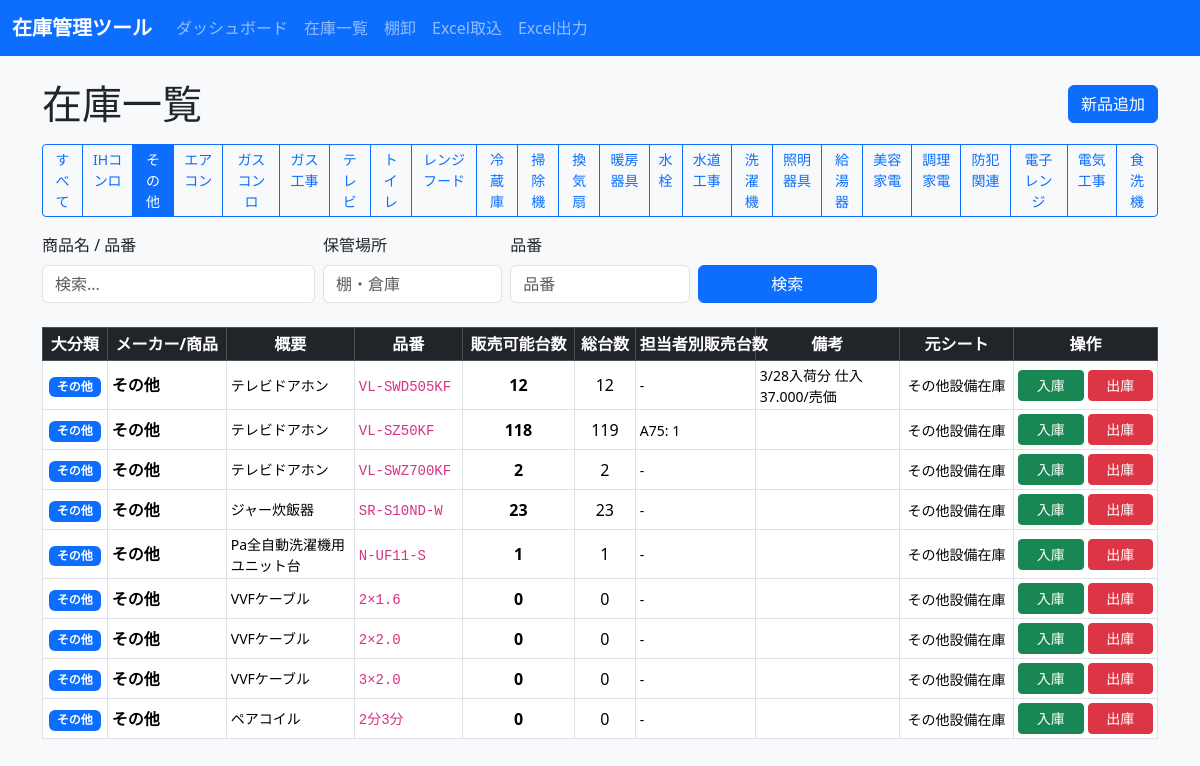
Screenshot of /inventory?big_category=その他&q=&sku=&location= with the database file from the repository.
### tables this page shows
CREATE TABLE products (
            id INTEGER PRIMARY KEY AUTOINCREMENT,
            source_sheet TEXT,
            source_row INTEGER,
            big_category TEXT,
            maker_or_product TEXT,
            overview TEXT,
            sku TEXT NOT NULL,
            stock_status TEXT,
            display_flag TEXT,
            available_stock INTEGER NOT NULL DEFAULT 0,
            total_stock INTEGER NOT NULL DEFAULT 0,
            reorder_point INTEGER NOT NULL DEFAULT 0,
            staff_stock_json TEXT,
            notes TEXT,
            imported_at TEXT,
            current_stock INTEGER NOT NULL DEFAULT 0,
            name TEXT NOT NULL,
            category TEXT,
            location TEXT,
            last_in_date TEXT,
            last_out_date TEXT,
            created_at TEXT NOT NULL,
            updated_at TEXT NOT NULL
        );

### inventory_app/app.py (the view)
@app.route("/inventory")
def inventory():
    params = parse_search_args()
    sql, values = build_product_query(params)
    conn = get_db_connection()
    products = conn.execute(sql, values).fetchall()
    big_categories_result = conn.execute(
        "SELECT DISTINCT big_category FROM products WHERE big_category IS NOT NULL AND big_category != '' ORDER BY big_category"
    ).fetchall()
    big_categories = [row[0] for row in big_categories_result]
    conn.close()
    return render_template(
        "inventory.html",
        products=products,
        params=params,
        big_categories=big_categories,
    )

### inventory_app/app.py (called while the page is built)
def get_db_connection():
    conn = sqlite3.connect(DB_PATH)
    conn.row_factory = sqlite3.Row
    return conn

def format_staff_stock_display(staff_stock_json):
    if not staff_stock_json:
        return "-"
    try:
        data = json.loads(staff_stock_json)
        non_zero = {k: v for k, v in data.items() if v != 0}
        if not non_zero:
            return "-"
        return Markup("<br>".join([f"{escape(k)}: {escape(v)}" for k, v in non_zero.items()]))
    except Exception:
        return "-"

def parse_search_args():
    return {
        "q": request.args.get("q", "", type=str).strip(),
        "sku": request.args.get("sku", "", type=str).strip(),
        "big_category": request.args.get("big_category", "", type=str).strip(),
        "location": request.args.get("location", "", type=str).strip(),
    }

def build_product_query(params):
    sql = "SELECT * FROM products WHERE 1=1"
    values = []
    if params["q"]:
        sql += " AND (name LIKE ? OR sku LIKE ? OR big_category LIKE ? OR maker_or_product LIKE ? OR overview LIKE ? OR notes LIKE ? OR source_sheet LIKE ? OR category LIKE ? OR location LIKE ? OR staff_stock_json LIKE ? )"
        term = f"%{params['q']}%"
        values.extend([term] * 10)
    if params["sku"]:
        sql += " AND sku LIKE ?"
        values.append(f"%{params['sku']}%")
    if params["big_category"]:
        sql += " AND big_category = ?"
        values.append(params["big_category"])
    if params["location"]:
        sql += " AND location LIKE ?"
        values.append(f"%{params['location']}%")
    sql += " ORDER BY name ASC"
    return sql, values

### inventory_app/templates/inventory.html (shortened to what this page needs)
{% extends 'base.html' %}
{% block content %}
  <div class="d-flex justify-content-between align-items-center mb-3">
    <h1 class="mb-0">在庫一覧</h1>
    <a href="{{ url_for('inventory_new') }}" class="btn btn-primary">新品追加</a>
  </div>
  <div class="mb-3">
    <div class="btn-group" role="group">
      <a href="{{ url_for('inventory') }}" class="btn btn-sm {% if not params.big_category %}btn-primary{% else %}btn-outline-primary{% endif %}">すべて</a>
      {% for category in big_categories %}
        <a href="{{ url_for('inventory', big_category=category, q=params.q, sku=params.sku, location=params.location) }}" class="btn btn-sm {% if params.big_category == category %}btn-primary{% else %}btn-outline-primary{% endif %}">{{ category }}</a>
      {% endfor %}
    </div>
  </div>
  <form method="get" class="row gy-2 gx-2 align-items-end mb-4">
    <div class="col-md-3">
      <label class="form-label">商品名 / 品番</label>
      <input type="text" name="q" value="{{ params.q }}" class="form-control" placeholder="検索...">
    </div>
    <div class="col-md-2">
      <label class="form-label">保管場所</label>
      <input type="text" name="location" value="{{ params.location }}" class="form-control" placeholder="棚・倉庫">
    </div>
    <div class="col-md-2">
      <label class="form-label">品番</label>
      <input type="text" name="sku" value="{{ params.sku }}" class="form-control" placeholder="品番">
    </div>
    <div class="col-md-2">
      <button type="submit" class="btn btn-primary w-100">検索</button>
    </div>
  </form>
  <div class="table-responsive">
    <table class="table table-bordered table-hover align-middle table-sm stock-table">
      <thead class="table-dark sticky-top">
        <tr>
          <th class="text-center">大分類</th>
          <th>メーカー/商品</th>
          <th class="stock-table-overview">概要</th>
          <th>品番</th>
          <th class="text-center">販売可能台数</th>
          <th class="text-center">総台数</th>
          <th class="stock-table-staff">担当者別販売台数</th>
          <th class="stock-table-notes">備考</th>
          <th class="text-center stock-table-source">元シート</th>
          <th class="text-center stock-table-actions-col">操作</th>
        </tr>
      </thead>
      <tbody>
        {% for product in products %}
          {% set status = '' %}
          {% set status_color = '' %}
          {% if product.available_stock == 0 %}
            {% set status = '在庫0' %}
            {% set status_color = 'bg-danger bg-opacity-10' %}
          {% elif product.reorder_point > 0 and product.available_stock <= product.reorder_point %}
            {% set status = '低在庫' %}
            {% set status_color = 'bg-warning bg-opacity-10' %}
          {% else %}
            {% set status = '正常' %}
            {% set status_color = 'bg-success bg-opacity-10' %}
          {% endif %}
          <tr class="{{ status_color }}">
            <td class="text-center"><span class="badge bg-primary">{{ product.big_category }}</span></td>
            <td><strong>{{ product.maker_or_product }}</strong></td>
            <td class="stock-table-overview"><small>{{ product.overview }}</small></td>
            <td><code>{{ product.sku }}</code></td>
            <td class="text-center"><strong>{{ product.available_stock }}</strong></td>
            <td class="text-center">{{ product.total_stock }}</td>
            <td class="stock-table-staff"><small>{{ product.staff_stock_json | format_staff_stock }}</small></td>
            <td class="stock-table-notes"><small>{{ product.notes }}</small></td>
            <td class="text-center stock-table-source"><small>{{ product.source_sheet }}</small></td>
            <td class="stock-table-actions-col">
              <div class="inventory-actions" role="group">
                <a href="{{ url_for('stock_operate', product_id=product.id, type='inbound') }}" class="btn btn-sm btn-success" title="入庫">入庫</a>
                <a href="{{ url_for('stock_operate', product_id=product.id, type='outbound') }}" class="btn btn-sm btn-danger" title="出庫">出庫</a>
              </div>
            </td>
          </tr>
        {% else %}
          <tr>
            <td colspan="10" class="text-center text-muted py-4">
              <i class="bi bi-inbox"></i> 該当する商品が見つかりません。
            </td>
          </tr>
        {% endfor %}
      </tbody>
    </table>
  </div>
{% endblock %}

### inventory_app/static/style.css (style rules this page uses)
body { background-color: #f8f9fa; }
.table th, .table td { vertical-align: middle; }
.stock-table-overview { max-width: 8rem; width: 8rem; }
td.stock-table-overview small { display: block; max-height: 2.5rem; overflow: hidden; }
.stock-table-staff { max-width: 7.5rem; width: 7.5rem; }
.stock-table-notes { max-width: 9rem; width: 9rem; }
td.stock-table-notes small { display: block; max-height: 2.5rem; overflow: hidden; }
.stock-table-source { min-width: 6.5rem; white-space: nowrap; }
.stock-table thead th { text-align: center; white-space: nowrap; }
.stock-table-actions-col { min-width: 9rem; width: 9rem; }
.inventory-actions { display: grid; grid-template-columns: repeat(2, minmax(4rem, 1fr)); gap: 0.25rem; }

### rows the page displays
products: big_category "その他", maker_or_product "その他", overview "テレビドアホン", sku "VL-SWD505KF", available_stock "12", total_stock "12", staff_stock_json "-", notes "3/28入荷分…", source_sheet "その他設備在庫"
products: big_category "その他", maker_or_product "その他", overview "テレビドアホン", sku "VL-SZ50KF", available_stock "118", total_stock "119", staff_stock_json "A75: 1", source_sheet "その他設備在庫"
products: big_category "その他", maker_or_product "その他", overview "テレビドアホン", sku "VL-SWZ700KF", available_stock "2", total_stock "2", staff_stock_json "-", source_sheet "その他設備在庫"
products: big_category "その他", maker_or_product "その他", overview "ジャー炊飯器", sku "SR-S10ND-W", available_stock "23", total_stock "23", staff_stock_json "-", source_sheet "その他設備在庫"
products: big_category "その他", maker_or_product "その他", overview "Pa全自動洗濯機用ユニット台", sku "N-UF11-S", available_stock "1", total_stock "1", staff_stock_json "-", source_sheet "その他設備在庫"
products: big_category "その他", maker_or_product "その他", overview "VVFケーブル", sku "2×1.6", available_stock "0", total_stock "0", staff_stock_json "-", source_sheet "その他設備在庫"
products: big_category "その他", maker_or_product "その他", overview "VVFケーブル", sku "2×2.0", available_stock "0", total_stock "0", staff_stock_json "-", source_sheet "その他設備在庫"
products: big_category "その他", maker_or_product "その他", overview "VVFケーブル", sku "3×2.0", available_stock "0", total_stock "0", staff_stock_json "-", source_sheet "その他設備在庫"
products: big_category "その他", maker_or_product "その他", overview "ペアコイル", sku "2分3分", available_stock "0", total_stock "0", staff_stock_json "-", source_sheet "その他設備在庫"

### other values shown
{{ category }} "IHコンロ" "その他" "エアコン" "ガスコンロ" "ガス工事" "テレビ" "トイレ" "レンジフード" "冷蔵庫" "掃除機" "換気扇" "暖房器具" "水栓" "水道工事" "洗濯機" "照明器具" "給湯器" "美容家電" "調理家電" "防犯関連" "電子レンジ" "電気工事" "食洗機"
